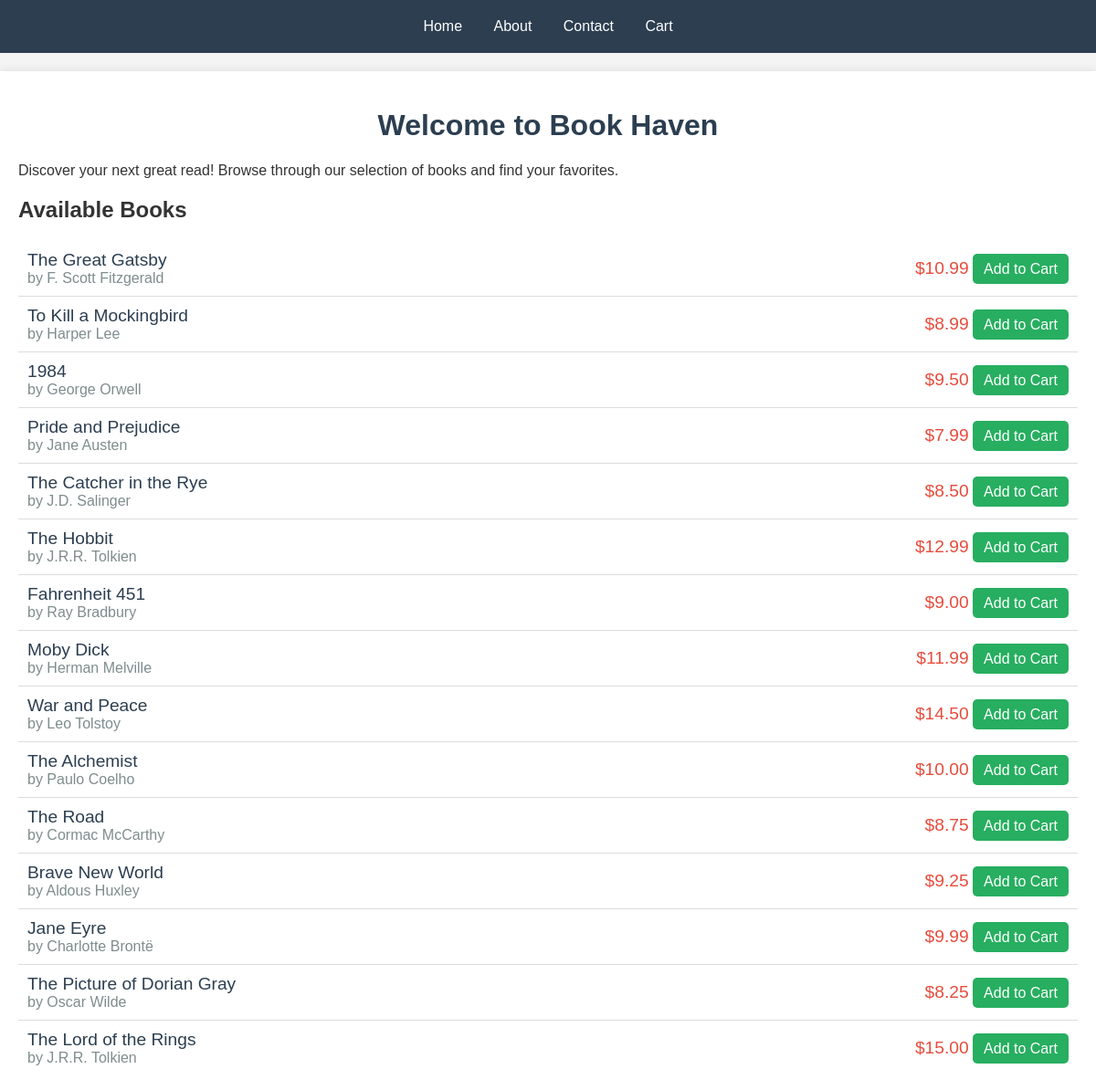
The page / on the database its author committed.
### home/models.py (models this page shows, shortened)
class Book(models.Model):
    title = models.CharField(max_length=200)
    author = models.CharField(max_length=100)
    description = models.TextField()
    price = models.DecimalField(max_digits=6, decimal_places=2)

### home/views.py (the view)
# urls.py: path('', views.book_list, name='book_list'),
def book_list(request):
    books = Book.objects.all()
    return render(request, 'book_list.html', {'books': books})

### templates/book_list.html (shortened to what this page needs)
<!DOCTYPE html>
<html lang="en">
<head>
</head>
<body>
    <header>
        <nav>
            <a href="/">Home</a>
            <a href="#">About</a>
            <a href="#">Contact</a>
            <a href="#">Cart</a>
        </nav>
    </header>
    <div class="container">
        <h1>Welcome to Book Haven</h1>
        <p>Discover your next great read! Browse through our selection of books and find your favorites.</p>
        <h2>Available Books</h2>
        <ul class="book-list">
            {% for book in books %}
                <li>
                    <div>
                        <span class="title">{{ book.title }}</span><br>
                        <span class="author">by {{ book.author }}</span>
                    </div>
                    <div>
                        <span class="price">${{ book.price }}</span>
                        <a href="#">Add to Cart</a>
                    </div>
                </li>
            {% endfor %}
        </ul>
    </div>
</body>
</html>

### templates/book_list.html (style rules this page uses)
body { font-family: Arial, sans-serif; margin: 0; padding: 0; background-color: #f4f4f4; color: #333; }
header { background-color: #2c3e50; color: #fff; padding: 20px; text-align: center; }
nav { margin: 0 auto; max-width: 1200px; }
nav a { color: #fff; text-decoration: none; padding: 10px 15px; }
.container { margin: 20px auto; max-width: 1200px; padding: 20px; background: #fff; box-shadow: 0 0 10px rgba(0,0,0,0.1); }
h1 { text-align: center; color: #2c3e50; }
.book-list { list-style-type: none; padding: 0; }
.book-list li { border-bottom: 1px solid #ddd; padding: 10px; display: flex; justify-content: space-between; align-items: center; }
.book-list li:last-child { border-bottom: none; }
.book-list .title { font-size: 1.2em; color: #2c3e50; }
.book-list .author { font-size: 1em; color: #7f8c8d; }
.book-list .price { font-size: 1.2em; color: #e74c3c; }
.book-list a { background-color: #27ae60; color: #fff; text-decoration: none; padding: 8px 12px; border-radius: 5px; }

### rows shown on the page
Book: title "The Great Gatsby", author "F. Scott Fitzgerald", price "10.99"
Book: title "To Kill a Mockingbird", author "Harper Lee", price "8.99"
Book: title "1984", author "George Orwell", price "9.50"
Book: title "Pride and Prejudice", author "Jane Austen", price "7.99"
Book: title "The Catcher in the Rye", author "J.D. Salinger", price "8.50"
Book: title "The Hobbit", author "J.R.R. Tolkien", price "12.99"
Book: title "Fahrenheit 451", author "Ray Bradbury", price "9.00"
Book: title "Moby Dick", author "Herman Melville", price "11.99"
Book: title "War and Peace", author "Leo Tolstoy", price "14.50"
Book: title "The Alchemist", author "Paulo Coelho", price "10.00"
Book: title "The Road", author "Cormac McCarthy", price "8.75"
Book: title "Brave New World", author "Aldous Huxley", price "9.25"
Book: title "Jane Eyre", author "Charlotte Brontë", price "9.99"
Book: title "The Picture of Dorian Gray", author "Oscar Wilde", price "8.25"
Book: title "The Lord of the Rings", author "J.R.R. Tolkien", price "15.00"
